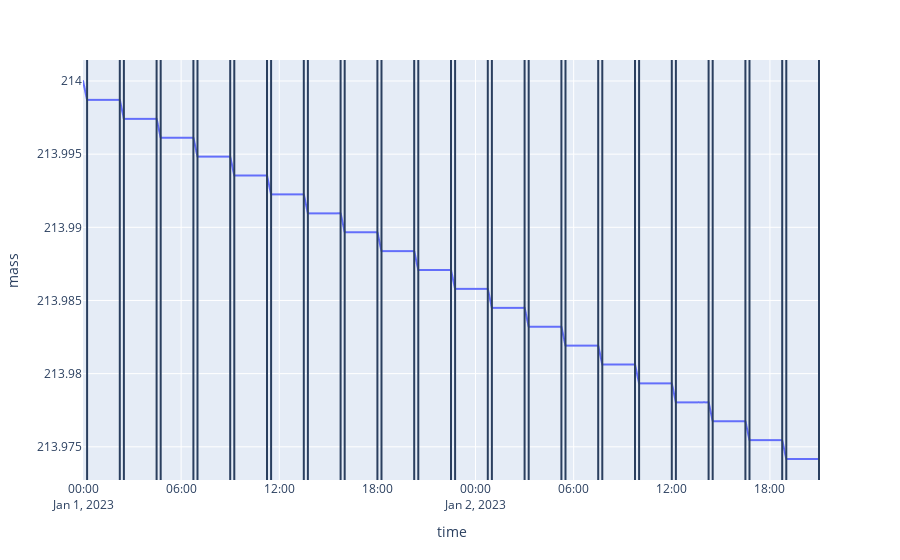

Notebook source saved alongside this figure:
### Code cell
fig2 = px.line(df, x="time", y="mass")
for segment_solution in sol.segment_solutions:
    time = segment_solution.states[-1].get_instant().get_date_time(Scale.UTC)
    fig2.add_vline(
        x=time.isoformat()
    )
fig2.show()

### Figure 1 — Plotly figure (JSON) as saved in the notebook; plotly's stock layout.template omitted (floating-point values rounded to 4 significant figures; data arrays with more than 128 entries replaced by an {"elided": "..."} marker saying what was removed)
{"data": [{"hovertemplate": "time=%{x}<br>mass=%{y}<extra></extra>", "legendgroup": "", "line": {"color": "#636efa", "dash": "solid"}, "marker": {"symbol": "circle"}, "mode": "lines", "name": "", "showlegend": false, "type": "scattergl", "x": {"elided": "2702 str values"}, "xaxis": "x", "y": {"elided": "2702 float values"}, "yaxis": "y"}], "layout": {"autosize": true, "legend": {"tracegroupgap": 0}, "margin": {"t": 60}, "shapes": [{"type": "line", "x0": "2023-01-01T00:15:00", "x1": "2023-01-01T00:15:00", "xref": "x", "y0": 0, "y1": 1, "yref": "y domain"}, {"type": "line", "x0": "2023-01-01T02:15:00", "x1": "2023-01-01T02:15:00", "xref": "x", "y0": 0, "y1": 1, "yref": "y domain"}, {"type": "line", "x0": "2023-01-01T02:30:00", "x1": "2023-01-01T02:30:00", "xref": "x", "y0": 0, "y1": 1, "yref": "y domain"}, {"type": "line", "x0": "2023-01-01T04:30:00", "x1": "2023-01-01T04:30:00", "xref": "x", "y0": 0, "y1": 1, "yref": "y domain"}, {"type": "line", "x0": "2023-01-01T04:45:00", "x1": "2023-01-01T04:45:00", "xref": "x", "y0": 0, "y1": 1, "yref": "y domain"}, {"type": "line", "x0": "2023-01-01T06:45:00", "x1": "2023-01-01T06:45:00", "xref": "x", "y0": 0, "y1": 1, "yref": "y domain"}, {"type": "line", "x0": "2023-01-01T07:00:00", "x1": "2023-01-01T07:00:00", "xref": "x", "y0": 0, "y1": 1, "yref": "y domain"}, {"type": "line", "x0": "2023-01-01T09:00:00", "x1": "2023-01-01T09:00:00", "xref": "x", "y0": 0, "y1": 1, "yref": "y domain"}, {"type": "line", "x0": "2023-01-01T09:15:00", "x1": "2023-01-01T09:15:00", "xref": "x", "y0": 0, "y1": 1, "yref": "y domain"}, {"type": "line", "x0": "2023-01-01T11:15:00", "x1": "2023-01-01T11:15:00", "xref": "x", "y0": 0, "y1": 1, "yref": "y domain"}, {"type": "line", "x0": "2023-01-01T11:30:00", "x1": "2023-01-01T11:30:00", "xref": "x", "y0": 0, "y1": 1, "yref": "y domain"}, {"type": "line", "x0": "2023-01-01T13:30:00", "x1": "2023-01-01T13:30:00", "xref": "x", "y0": 0, "y1": 1, "yref": "y domain"}, {"type": "line", "x0": "2023-01-01T13:45:00", "x1": "2023-01-01T13:45:00", "xref": "x", "y0": 0, "y1": 1, "yref": "y domain"}, {"type": "line", "x0": "2023-01-01T15:45:00", "x1": "2023-01-01T15:45:00", "xref": "x", "y0": 0, "y1": 1, "yref": "y domain"}, {"type": "line", "x0": "2023-01-01T16:00:00", "x1": "2023-01-01T16:00:00", "xref": "x", "y0": 0, "y1": 1, "yref": "y domain"}, {"type": "line", "x0": "2023-01-01T18:00:00.000001", "x1": "2023-01-01T18:00:00.000001", "xref": "x", "y0": 0, "y1": 1, "yref": "y domain"}, {"type": "line", "x0": "2023-01-01T18:15:00.000001", "x1": "2023-01-01T18:15:00.000001", "xref": "x", "y0": 0, "y1": 1, "yref": "y domain"}, {"type": "line", "x0": "2023-01-01T20:15:00.000001", "x1": "2023-01-01T20:15:00.000001", "xref": "x", "y0": 0, "y1": 1, "yref": "y domain"}, {"type": "line", "x0": "2023-01-01T20:30:00.000001", "x1": "2023-01-01T20:30:00.000001", "xref": "x", "y0": 0, "y1": 1, "yref": "y domain"}, {"type": "line", "x0": "2023-01-01T22:30:00.000001", "x1": "2023-01-01T22:30:00.000001", "xref": "x", "y0": 0, "y1": 1, "yref": "y domain"}, {"type": "line", "x0": "2023-01-01T22:45:00.000001", "x1": "2023-01-01T22:45:00.000001", "xref": "x", "y0": 0, "y1": 1, "yref": "y domain"}, {"type": "line", "x0": "2023-01-02T00:45:00.000001", "x1": "2023-01-02T00:45:00.000001", "xref": "x", "y0": 0, "y1": 1, "yref": "y domain"}, {"type": "line", "x0": "2023-01-02T01:00:00.000001", "x1": "2023-01-02T01:00:00.000001", "xref": "x", "y0": 0, "y1": 1, "yref": "y domain"}, {"type": "line", "x0": "2023-01-02T03:00:00.000001", "x1": "2023-01-02T03:00:00.000001", "xref": "x", "y0": 0, "y1": 1, "yref": "y domain"}, {"type": "line", "x0": "2023-01-02T03:15:00.000001", "x1": "2023-01-02T03:15:00.000001", "xref": "x", "y0": 0, "y1": 1, "yref": "y domain"}, {"type": "line", "x0": "2023-01-02T05:15:00.000001", "x1": "2023-01-02T05:15:00.000001", "xref": "x", "y0": 0, "y1": 1, "yref": "y domain"}, {"type": "line", "x0": "2023-01-02T05:30:00.000001", "x1": "2023-01-02T05:30:00.000001", "xref": "x", "y0": 0, "y1": 1, "yref": "y domain"}, {"type": "line", "x0": "2023-01-02T07:30:00.000001", "x1": "2023-01-02T07:30:00.000001", "xref": "x", "y0": 0, "y1": 1, "yref": "y domain"}, {"type": "line", "x0": "2023-01-02T07:45:00.000001", "x1": "2023-01-02T07:45:00.000001", "xref": "x", "y0": 0, "y1": 1, "yref": "y domain"}, {"type": "line", "x0": "2023-01-02T09:45:00.000001", "x1": "2023-01-02T09:45:00.000001", "xref": "x", "y0": 0, "y1": 1, "yref": "y domain"}, {"type": "line", "x0": "2023-01-02T10:00:00.000001", "x1": "2023-01-02T10:00:00.000001", "xref": "x", "y0": 0, "y1": 1, "yref": "y domain"}, {"type": "line", "x0": "2023-01-02T12:00:00.000001", "x1": "2023-01-02T12:00:00.000001", "xref": "x", "y0": 0, "y1": 1, "yref": "y domain"}, {"type": "line", "x0": "2023-01-02T12:15:00.000001", "x1": "2023-01-02T12:15:00.000001", "xref": "x", "y0": 0, "y1": 1, "yref": "y domain"}, {"type": "line", "x0": "2023-01-02T14:15:00.000002", "x1": "2023-01-02T14:15:00.000002", "xref": "x", "y0": 0, "y1": 1, "yref": "y domain"}, {"type": "line", "x0": "2023-01-02T14:30:00.000002", "x1": "2023-01-02T14:30:00.000002", "xref": "x", "y0": 0, "y1": 1, "yref": "y domain"}, {"type": "line", "x0": "2023-01-02T16:30:00.000002", "x1": "2023-01-02T16:30:00.000002", "xref": "x", "y0": 0, "y1": 1, "yref": "y domain"}, {"type": "line", "x0": "2023-01-02T16:45:00.000002", "x1": "2023-01-02T16:45:00.000002", "xref": "x", "y0": 0, "y1": 1, "yref": "y domain"}, {"type": "line", "x0": "2023-01-02T18:45:00.000002", "x1": "2023-01-02T18:45:00.000002", "xref": "x", "y0": 0, "y1": 1, "yref": "y domain"}, {"type": "line", "x0": "2023-01-02T19:00:00.000002", "x1": "2023-01-02T19:00:00.000002", "xref": "x", "y0": 0, "y1": 1, "yref": "y domain"}, {"type": "line", "x0": "2023-01-02T21:00:00.000002", "x1": "2023-01-02T21:00:00.000002", "xref": "x", "y0": 0, "y1": 1, "yref": "y domain"}], "xaxis": {"anchor": "y", "autorange": true, "domain": [0, 1], "range": ["2023-01-01", "2023-01-02 21:02:56.2786"], "title": {"text": "time"}, "type": "date"}, "yaxis": {"anchor": "x", "autorange": true, "domain": [0, 1], "range": [214.0, 214.0], "title": {"text": "mass"}, "type": "linear"}}}
